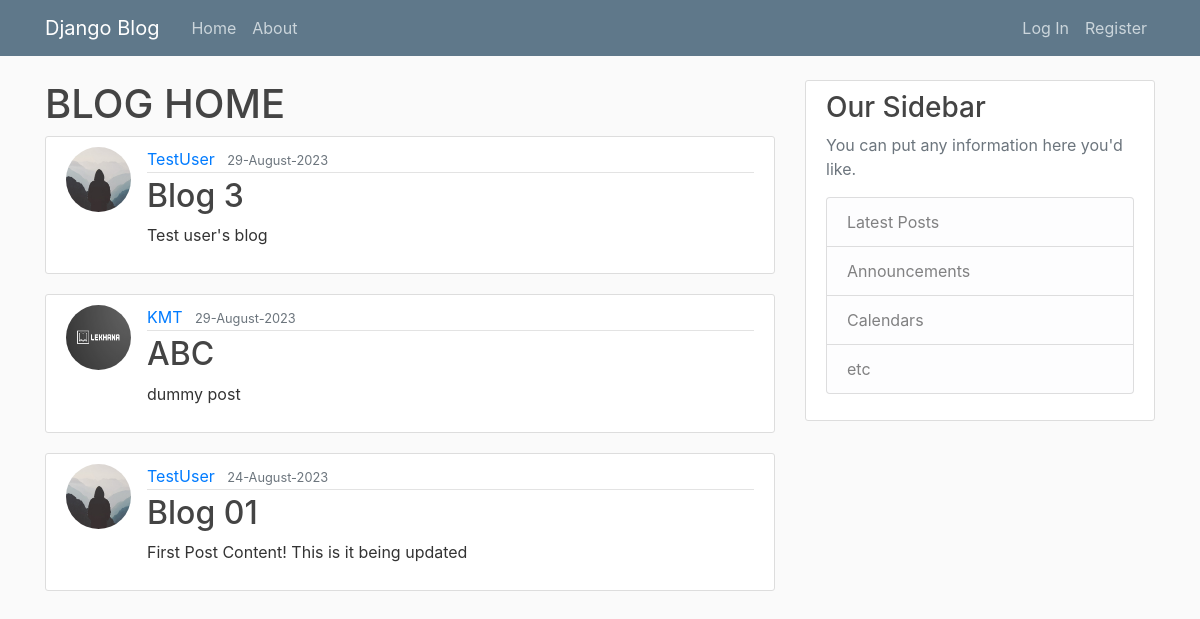
Before: / with the older database file.
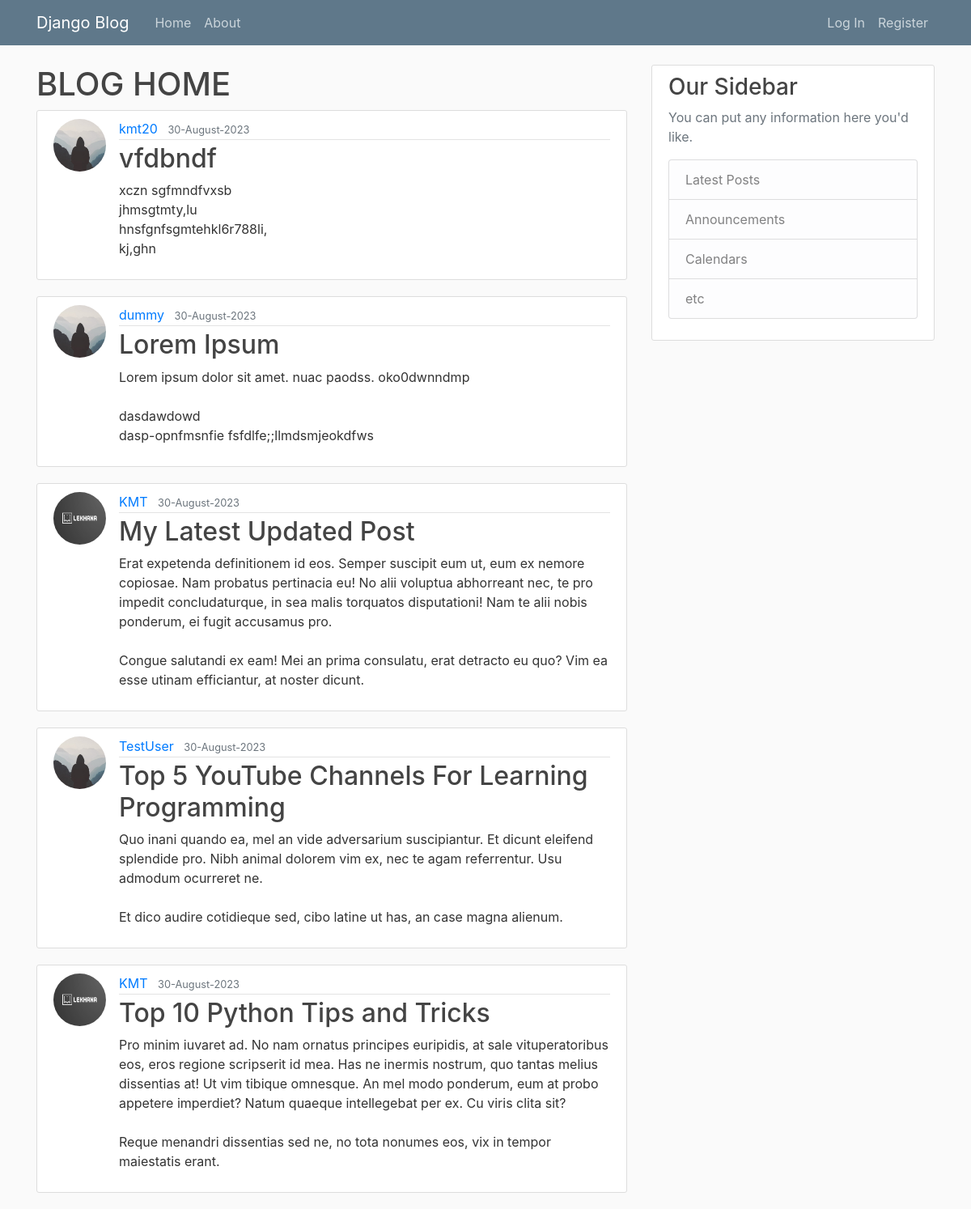
After: the same page with the newer database file.
### blog/models.py (models this page shows, shortened)
class Post(models.Model):
    title = models.CharField(max_length=150)
    content = models.TextField()
    date_posted = models.DateTimeField(default=timezone.now)
    author = models.ForeignKey(User, on_delete=models.CASCADE)

### users/models.py (models this page shows, shortened)
class Profile(models.Model):
    user = models.OneToOneField(User, on_delete=models.CASCADE)
    image = models.ImageField(default='default.jpg', upload_to='profile_pics')

### blog/views.py (the view)
# urls.py: path('', PostListView.as_view(), name='blog-home'),
class PostListView(ListView):
    model = Post
    template_name = 'blog/home.html'
    context_object_name = 'posts'
    paginate_by = 5
    ordering = ['-date_posted']

### blog/templates/blog/home.html
{% extends "blog/base.html" %}
{% block content %}
    <h1>BLOG HOME</h1>
    {% for post in posts %}
    <article class="media content-section">
      <img src="{{ post.author.profile.image.url }}" alt="" class="rounded-circle article-img">
        <div class="media-body">
          <div class="article-metadata">
            <a class="mr-2" href="#">{{ post.author }}</a>
            <small class="text-muted">{{ post.date_posted|date:"d-F-Y" }}</small>
          </div>
          <h2><a class="article-title" href="{% url 'post-detail' post.id %}">{{ post.title }}</a></h2>
          <p class="article-content">{{ post.content }}</p>
        </div>
      </article>
    {% endfor %}
{% endblock content %}

Changed rows visible on the page:
no longer on this page (row unchanged): Post: author.profile.image (placeholder picture), author "TestUser", date_posted "29-August-2023", title "Blog 3", content "Test user's blog"
no longer on this page (row unchanged): Post: author.profile.image (picture), author "KMT", date_posted "29-August-2023", title "ABC", content "dummy post"
no longer on this page (row unchanged): Post: author.profile.image (placeholder picture), author "TestUser", date_posted "24-August-2023", title "Blog 01", content "First Post Content! This is it being updated"
added Post: author.profile.image (placeholder picture), author "kmt20", date_posted "30-August-2023", title "vfdbndf", content "xczn sgfmndfvxsb jhmsgtmty,lu hnsfgnfsgmtehkl6r788li, kj,ghn"
added Post: author.profile.image (placeholder picture), author "dummy", date_posted "30-August-2023", title "Lorem Ipsum", content "Lorem ipsum dolor sit amet. nuac paodss. oko0dwnndmp dasdawdowd dasp-opnfmsnfie fsfdlfe;;llmdsmjeokdfws"
added Post: author.profile.image (picture), author "KMT", date_posted "30-August-2023", title "My Latest Updated Post", content "Erat expetenda definitionem id eos. Semper suscipit eum ut, eum ex nemore copiosae. Nam probatus pertinacia eu! No alii voluptua abhorreant nec, te pro impedit concludaturque, in sea malis torquatos disputationi! Nam te alii nobis ponderum, ei fugit accusamus pro. Congue salutandi ex eam! Mei an prima consulatu, erat detracto eu quo? Vim ea esse utinam efficiantur, at noster dicunt."
added Post: author.profile.image (placeholder picture), author "TestUser", date_posted "30-August-2023", title "Top 5 YouTube Channels For Learning Programming", content "Quo inani quando ea, mel an vide adversarium suscipiantur. Et dicunt eleifend splendide pro. Nibh animal dolorem vim ex, nec te agam referrentur. Usu admodum ocurreret ne. Et dico audire cotidieque sed, cibo latine ut has, an case magna alienum."
added Post: author.profile.image (picture), author "KMT", date_posted "30-August-2023", title "Top 10 Python Tips and Tricks", content "Pro minim iuvaret ad. No nam ornatus principes euripidis, at sale vituperatoribus eos, eros regione scripserit id mea. Has ne inermis nostrum, quo tantas melius dissentias at! Ut vim tibique omnesque. An mel modo ponderum, eum at probo appetere imperdiet? Natum quaeque intellegebat per ex. Cu viris clita sit? Reque menandri dissentias sed ne, no tota nonumes eos, vix in tempor maiestatis erant."
